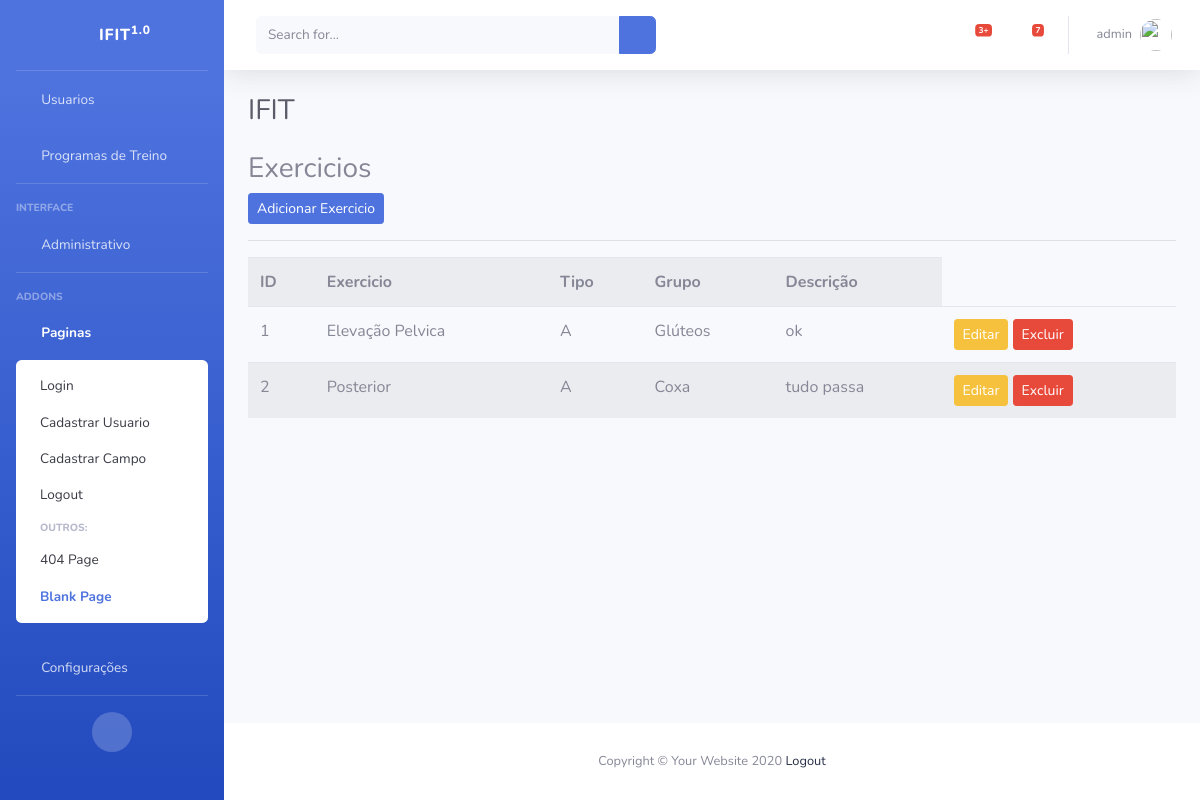
The app's page /listar/exercicios/ (signed in), older data.
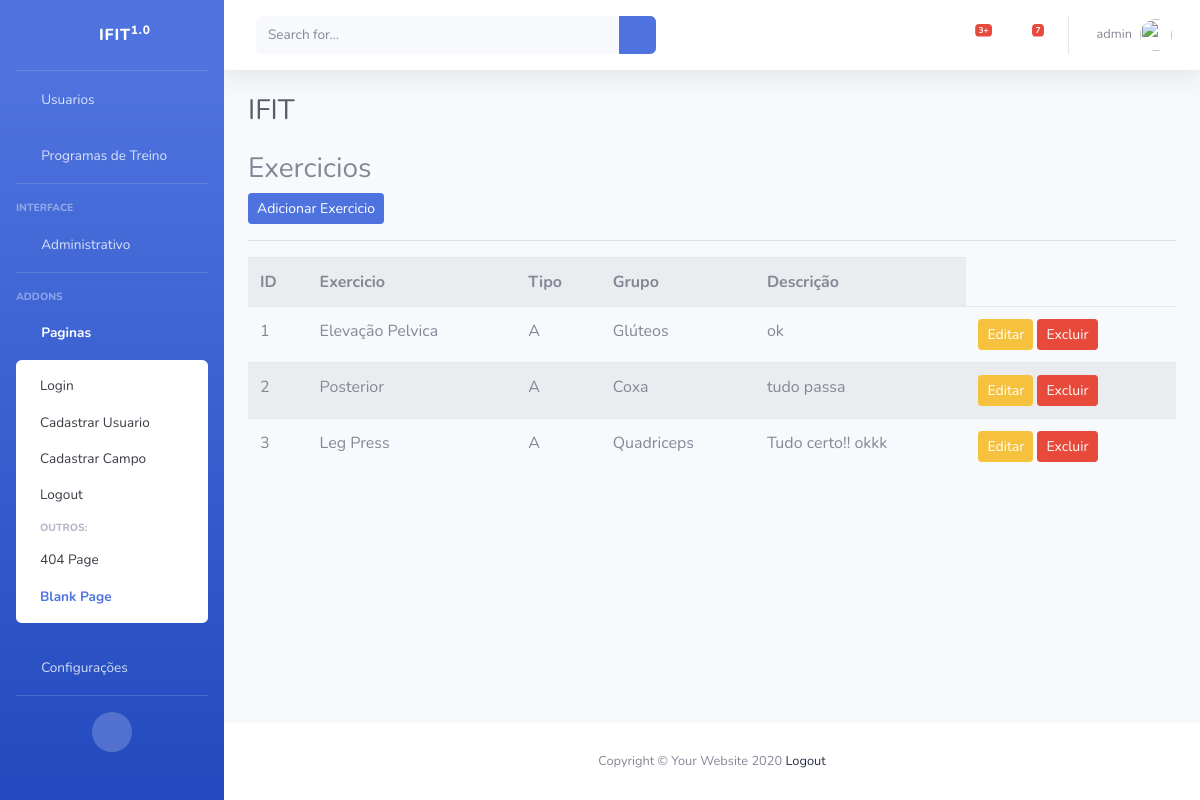
The same page, newer data.
### cadastros/models.py (models this page shows, shortened)
class Exercicio(models.Model):
    exercicio = models.CharField(max_length=50)
    tipo = models.CharField(max_length=10)
    grupo = models.CharField(max_length=20)
    descricao = models.CharField(max_length=100)

### cadastros/views.py (the view)
# urls.py: path('listar/exercicios/', ExercicioList.as_view(), name='listar-exercicios'),
class ExercicioList(LoginRequiredMixin, ListView):
    login_url = reverse_lazy('login')
    model = Exercicio
    template_name = 'cadastros/listas/exercicio.html'

### cadastros/templates/cadastros/listas/exercicio.html (shortened to what this page needs)
{% extends 'paginas/index.html' %}
{% load static %}
{% block conteudo %}
<h3>
    Exercicios
</h3>
<a href="{% url 'cadastrar-exercicio' %}" class="btn btn-primary btn-sm">Adicionar Exercicio</a>
<hr>
<table class="table table-striped">
    <tr>
        <th>ID</th>
        <th>Exercicio</th>
        <th>Tipo</th>
        <th>Grupo</th>
        <th>Descrição</th>
    </tr>
    {% for exercicio in object_list %}
    <tr>
        <td>{{ exercicio.pk }}</td>
       <td>{{ exercicio.exercicio }}</td>
       <td>{{ exercicio.tipo }}</td>
       <td>{{ exercicio.grupo }}</td>
       <td>{{ exercicio.descricao }}</td>
       <td>
            <a href="{% url 'editar-exercicio' exercicio.pk %}" class="btn btn-warning btn-sm" title="Editar">Editar</a>
            <a href="{% url 'excluir-exercicio' exercicio.pk %}" class="btn btn-danger btn-sm" title="Excluir">Excluir</a>
       </td>
    </tr>
    {% empty %}
    <tr>
        <td colspan="3">Nenhum Exercicio resgistrado.</td>
    </tr>
    {% endfor %}
</table>
{% endblock %}

Row changes from the older to the newer data that the page shows:
added Exercicio: pk "3", exercicio "Leg Press", tipo "A", grupo "Quadriceps", descricao "Tudo certo!! okkk"
